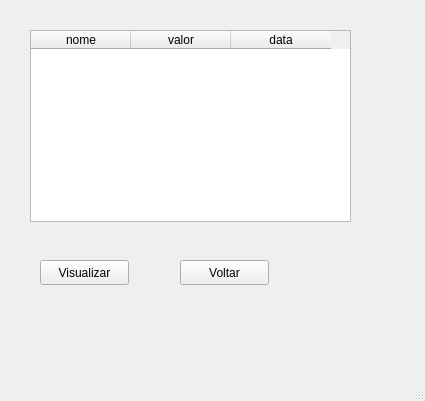
<?xml version="1.0" encoding="UTF-8"?>
<ui version="4.0">
 <class>MainWindow</class>
 <widget class="QMainWindow" name="MainWindow">
  <property name="geometry">
   <rect>
    <x>0</x>
    <y>0</y>
    <width>425</width>
    <height>401</height>
   </rect>
  </property>
  <property name="windowTitle">
   <string>MainWindow</string>
  </property>
  <widget class="QWidget" name="centralwidget">
   <widget class="QTableWidget" name="tableWidget">
    <property name="geometry">
     <rect>
      <x>30</x>
      <y>30</y>
      <width>321</width>
      <height>192</height>
     </rect>
    </property>
    <property name="styleSheet">
     <string notr="true">gridline-color: rgb(143, 240, 164);</string>
    </property>
    <column>
     <property name="text">
      <string>nome</string>
     </property>
    </column>
    <column>
     <property name="text">
      <string>valor</string>
     </property>
    </column>
    <column>
     <property name="text">
      <string>data</string>
     </property>
    </column>
   </widget>
   <widget class="QPushButton" name="pushButton_visual">
    <property name="geometry">
     <rect>
      <x>40</x>
      <y>260</y>
      <width>89</width>
      <height>25</height>
     </rect>
    </property>
    <property name="text">
     <string>Visualizar</string>
    </property>
   </widget>
   <widget class="QPushButton" name="pushButton_v">
    <property name="geometry">
     <rect>
      <x>180</x>
      <y>260</y>
      <width>89</width>
      <height>25</height>
     </rect>
    </property>
    <property name="text">
     <string>Voltar</string>
    </property>
   </widget>
  </widget>
  <widget class="QMenuBar" name="menubar">
   <property name="geometry">
    <rect>
     <x>0</x>
     <y>0</y>
     <width>425</width>
     <height>22</height>
    </rect>
   </property>
  </widget>
  <widget class="QStatusBar" name="statusbar"/>
 </widget>
 <resources/>
 <connections/>
</ui>
